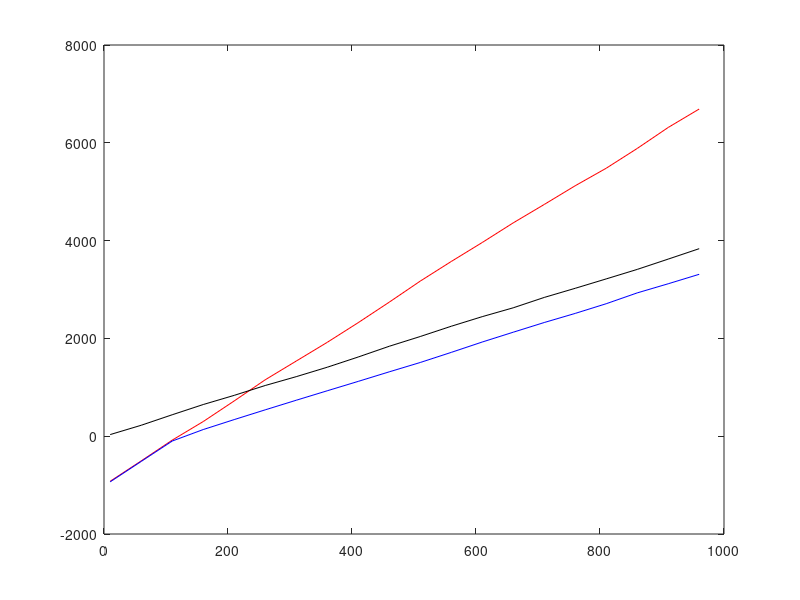

MATLAB code for this plot:
%% gaussian shift-in-mean change detection
% "change at beginning" attack 
%% generate part
miu0=0; miu1=0.5;
change=1000;
total=10000;
K=3; B=2; %first 2 sensors are safe
X=zeros(K,total); %observation
L=zeros(K,total); %likelihood ratio
Z=zeros(K,total); %part SUM 1-t
W=zeros(K,total); %cusum with (largest positive drift)

times=10;  %100 times 47 seconds
h=10:50:1000; %thresholds
T=zeros(3,length(h),times);


for h_index=1:times
    
    for j=1:B  %normally affected
        X(j,1:change-1)=normrnd(miu0*ones(1,change-1),ones(1,change-1));
        X(j,change:total)=normrnd(miu1*ones(1,total-change+1),ones(1,total-change+1));
    end
    j=B+1;
    X(j,1:total)=normrnd(miu1*ones(1,total),ones(1,total));  %change at beginning
    
    L=X*(miu1-miu0)+(miu0^2-miu1^2)/2;
    Z=cumsum(L,2); %cum sum in row
    
    %calculate cusum
    for j=1:K
        if  W(j,1)<0
            W(j,1)=0;
        else
            W(j,1)=L(j,1);
        end
        for t=2:total
            W(j,t)=W(j,t-1)+L(j,t);
            if  W(j,t)<0
                W(j,t)=0;
            end
        end
    end
    
    %detection part
  
    % Lth alarm L=1
    % voting rule L=1 they are the same: the first alarm
    for i=1:length(h)
        for t=1:total
            if max(W(:,t))>h(i)
                T(1,i,h_index)=t; %alarm time
                break;
            end
        end
    end
    % Low-sum h*L/N(L==N so h is still the same value sequence)
    for i=1:length(h)
        for t=1:total
            ws=sort(W(:,t),1);
            if sum(ws(1:2))>h(i)
                T(2,i,h_index)=t; %alarm time
                break;
            end
        end
    end
    % Top-sum
    for i=1:length(h)
        for t=1:total
            ws=sort(W(:,t),1);
            if sum(ws(2:3))>h(i)
                T(3,i,h_index)=t; %alarm time
                break;
            end
        end
    end

end

% calculate expectations
E=zeros(3,length(h)); %expectaions of delay
for i=1:3
    for h_index=1:length(h)
        E(i,h_index)=sum(T(i,h_index,:)-change)/times;
    end
end
%plot delay in different alarm strategy
plot(h,E(1,:),'r'); hold on;
plot(h,E(2,:),'k'); hold on;
plot(h,E(3,:),'b');

%% 
% for j=1:B
%     plot(W(j,:),'b'); hold on;
% end
% plot(W(B+1,:),'r'); hold on;
% plot(W(B+2,:),'y'); hold on;
% plot(W(B+3,:),'k'); hold on;
% for j=B+1:K
%    plot(W(j,:),'r'); hold on;
% end
%% 
% plot(W1,'g'); hold on;